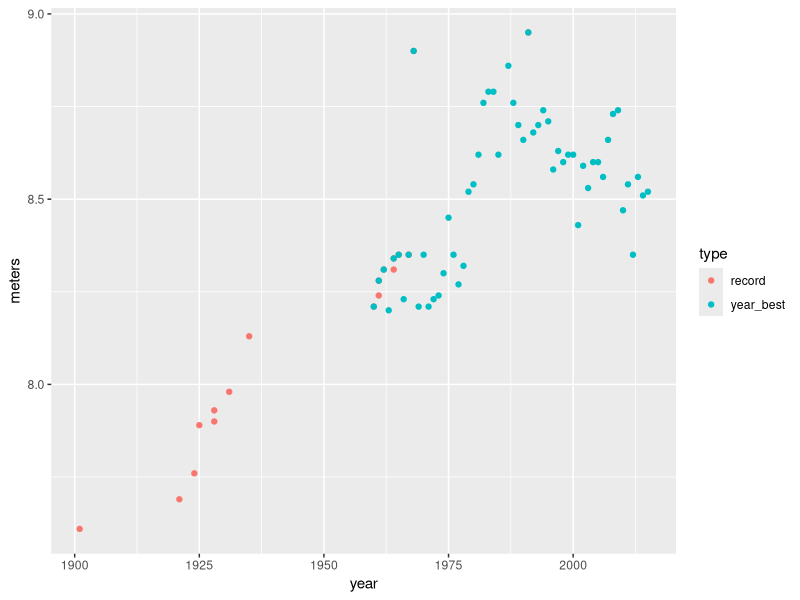
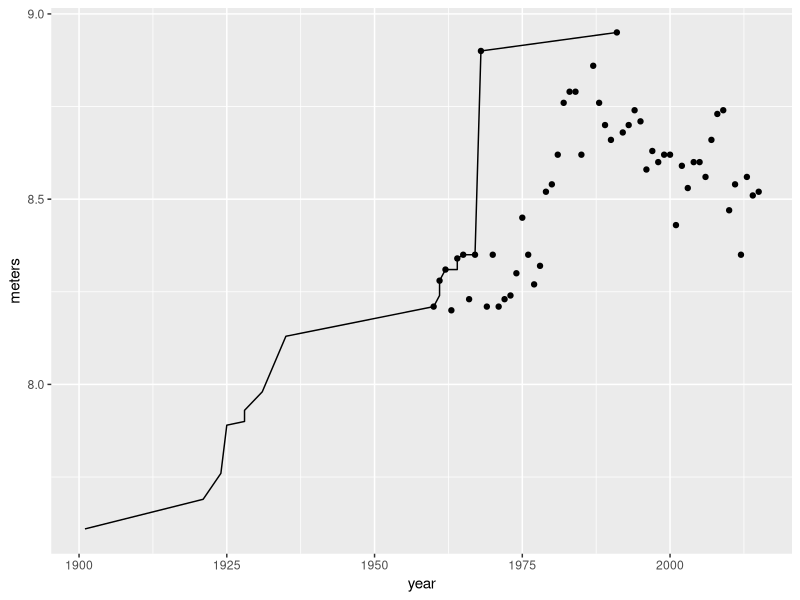
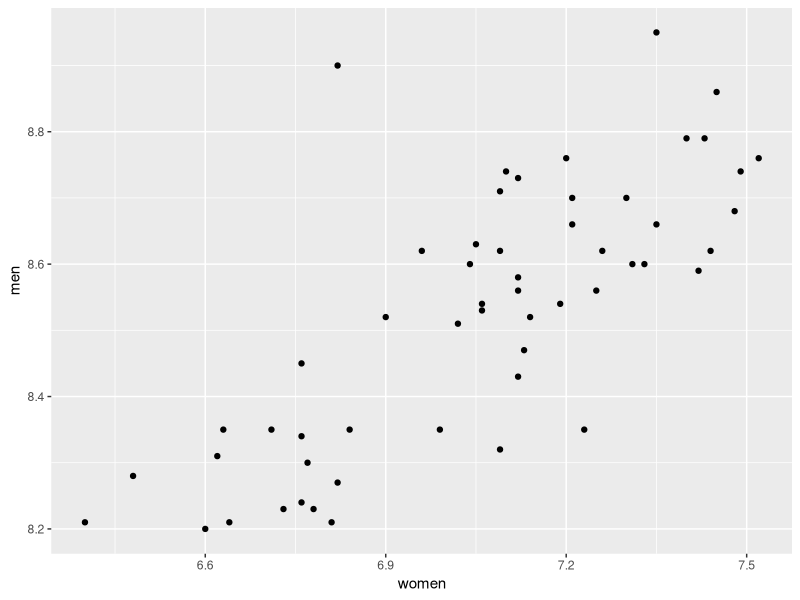

Here is the R script that generated these plots, in order:
## ---- chunk 1
knitr::opts_chunk$set(echo = TRUE)
## ---- chunk 2
library(ggplot2)
library(plyr)
library(reshape2)
library(readr)
## ---- chunk 3
mens_long_jump_records <- read_csv("mens_long_jump_records.txt", comment = "#")
mens_long_jump_year_best <- read_csv("mens_long_jump_year_best.txt", comment = "#")
## ---- chunk 4
combined_jump <- rbind(transform(mens_long_jump_records, type = "record"),
                       transform(mens_long_jump_year_best, type = "year_best"))
qplot(x = year, y = meters, colour = type, data = combined_jump)
## ---- chunk 5
ggplot() + geom_line(aes(x = year, y = meters), data = mens_long_jump_records) +
  geom_point(aes(x = year, y = meters), data = mens_long_jump_year_best)
## ---- chunk 6
womens_long_jump_year_best <- read_csv("womens_long_jump_year_best.txt", comment = "#")
year_best <- merge(womens_long_jump_year_best, mens_long_jump_year_best,
                   by.x = "year", by.y = "year")
colnames(year_best)[2:3] <- c("women", "men")
## ---- chunk 7
subset(year_best, year == 1986)
subset(mens_long_jump_year_best, year == 1986)
subset(womens_long_jump_year_best, year == 1986)
## ---- chunk 8
year_best_fixed <- merge(womens_long_jump_year_best, mens_long_jump_year_best,
                         by.x = "year", by.y = "year", all.x = TRUE)
colnames(year_best_fixed)[2:3] <- c("women", "men")
subset(year_best_fixed, year == 1986)
## ---- chunk 9
qplot(x = women, y = men, data = year_best_fixed)
## ---- chunk 10
cor(year_best_fixed$women, year_best_fixed$men, use = "pairwise")
cor.test(year_best_fixed$women, year_best_fixed$men)
## ---- chunk 11
year_best_longform <- melt(year_best_fixed, id.vars = "year")
head(year_best_longform)
## ---- chunk 12
nrow(year_best_fixed)
nrow(year_best_longform)
nrow(year_best_longform)/2
## ---- chunk 13
trigonometric_table <- function(x) {
  data.frame(x,
             sin_x = sin(x),
             cos_x = cos(x))
}
## ---- chunk 14
x <- seq(from = 0, to = 2 * pi, by = 0.1)
trigonometric_table(x)
